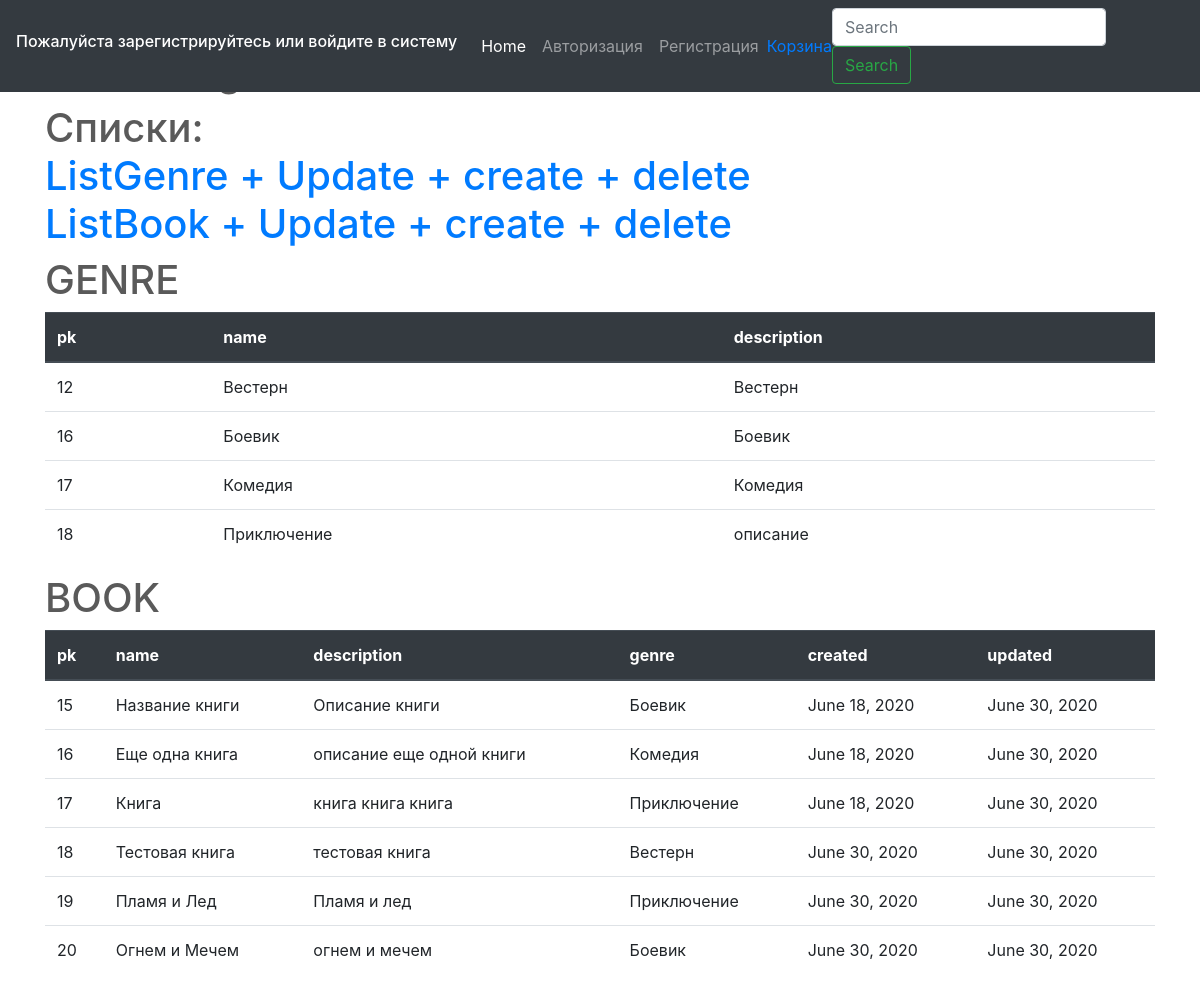
The app's page /test/, older data.
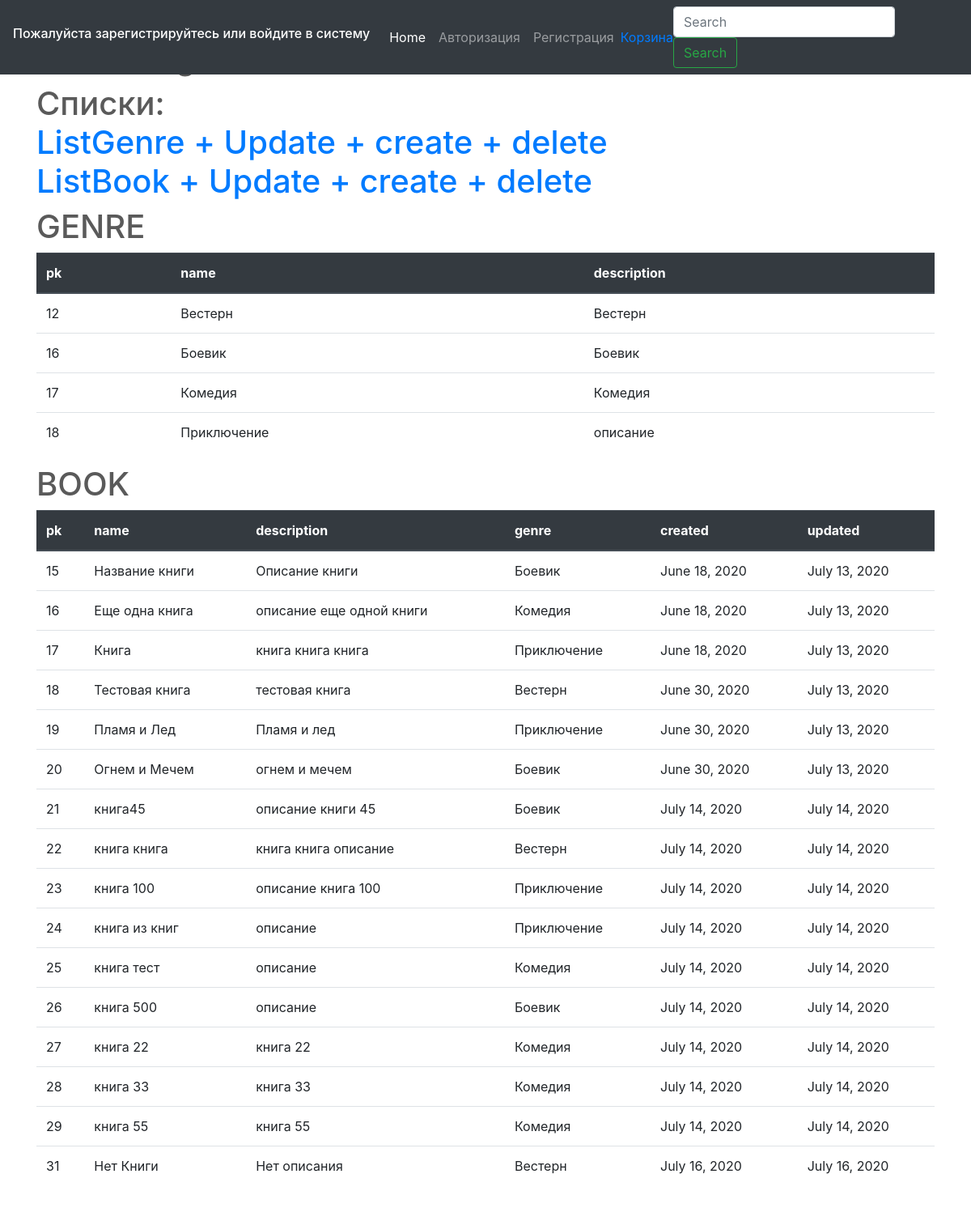
The same page, newer data.
### testapp/models.py (models this page shows, shortened)
class Genre(models.Model):
    name = models.CharField(verbose_name='Название жанра', max_length=100)
    description = models.TextField(verbose_name='Описание жанра', null=True, blank=True)
    def __str__(self):
        return self.name

class Book(models.Model):
    CATEGORY = (
        ('На складе', 'На складе'),
        ('Отсутствует на складе', 'Отсутствует на складе')
    )
    name = models.CharField(
        verbose_name='Название Книги', max_length=200
        )
    description = models.TextField(
        verbose_name='Описание Книги', null=True, blank=True
        )
    genre = models.ForeignKey(
        Genre, on_delete=models.PROTECT, verbose_name='Жанр Книги',
        )
    writer = models.ManyToManyField(
        Writer)
    created = models.DateField(
        verbose_name='Создано', auto_now=False, auto_now_add=True
        )
    updated = models.DateField(
        verbose_name='Изменено', auto_now=True, auto_now_add=False
        )
    book_image = models.ImageField(
        verbose_name='Изображение книги', upload_to='profile', null=True, blank=True
        )
    price = models.FloatField(verbose_name='Цена', null=True)
    category = models.CharField(verbose_name='Статус', null=True, max_length=25, choices=CATEGORY)
    quantity_in_stok = models.IntegerField(verbose_name='Количество на складе', max_length=3)

### testapp/views.py (the view)
# urls.py: path('test/', test),
def test(request):
    genre = Genre.objects.all()
    books = Book.objects.all()
    context = {'genre': genre, 'books': books}
    return render(request, template_name='testapp/test.html', context= context)

### testapp/templates/testapp/test.html (shortened to what this page needs)
{% extends 'base.html' %}
{% load static %}
{% block body %}
<div class="container">
<h1>Home Page</h1>
</div>
<div class="container">
<h1> Списки:</h><br>
    <a href="/listgenre/"> ListGenre + Update + create + delete</a><br>
    <a href="/listbook/"> ListBook + Update + create + delete</a><br>
    <h1>GENRE</h1>
     <table class="table">
     <thead class="thead-dark">
     <tr>
     <th>pk</th><th>name</th><th>description</th>
     </tr>
     </thead>
     {% for genre in genre  %}
        <tr>
            <td>{{genre.pk}}</td><td>{{genre.name}}</td><td>{{genre.description}}</td>
        </tr>
     {% endfor %}
     </table>
     <h1>BOOK</h1>
     <table class="table">
     <thead class="thead-dark">
     <tr>
     <th>pk</th><th>name</th><th>description</th><th>genre</th><th>created</th><th>updated</th>
     </tr>
     </thead>
     {% for book in books  %}
        <tr>
            <td>{{book.pk}}</td>
            <td>{{book.name}}</td>
            <td>{{book.description}}</td>
            <td>{{book.genre}}</td>
            <td>{{book.created}}</td>
            <td>{{book.updated}}</td>
        </tr>
     {% endfor %}
     </table>
</div>
{% endblock body %}

Row changes from the older to the newer data that the page shows:
changed Book "Название книги": updated "June 30, 2020" → "July 13, 2020"
changed Book "Еще одна книга": updated "June 30, 2020" → "July 13, 2020"
changed Book "Книга": updated "June 30, 2020" → "July 13, 2020"
changed Book "Тестовая книга": updated "June 30, 2020" → "July 13, 2020"
changed Book "Пламя и Лед": updated "June 30, 2020" → "July 13, 2020"
changed Book "Огнем и Мечем": updated "June 30, 2020" → "July 13, 2020"
added Book: pk "21", name "книга45", description "описание книги 45", genre "Боевик", created "July 14, 2020", updated "July 14, 2020"
added Book: pk "22", name "книга книга", description "книга книга описание", genre "Вестерн", created "July 14, 2020", updated "July 14, 2020"
added Book: pk "23", name "книга 100", description "описание книга 100", genre "Приключение", created "July 14, 2020", updated "July 14, 2020"
added Book: pk "24", name "книга из книг", description "описание", genre "Приключение", created "July 14, 2020", updated "July 14, 2020"
added Book: pk "25", name "книга тест", description "описание", genre "Комедия", created "July 14, 2020", updated "July 14, 2020"
added Book: pk "26", name "книга 500", description "описание", genre "Боевик", created "July 14, 2020", updated "July 14, 2020"
added Book: pk "27", name "книга 22", description "книга 22", genre "Комедия", created "July 14, 2020", updated "July 14, 2020"
added Book: pk "28", name "книга 33", description "книга 33", genre "Комедия", created "July 14, 2020", updated "July 14, 2020"
added Book: pk "29", name "книга 55", description "книга 55", genre "Комедия", created "July 14, 2020", updated "July 14, 2020"
added Book: pk "31", name "Нет Книги", description "Нет описания", genre "Вестерн", created "July 16, 2020", updated "July 16, 2020"
